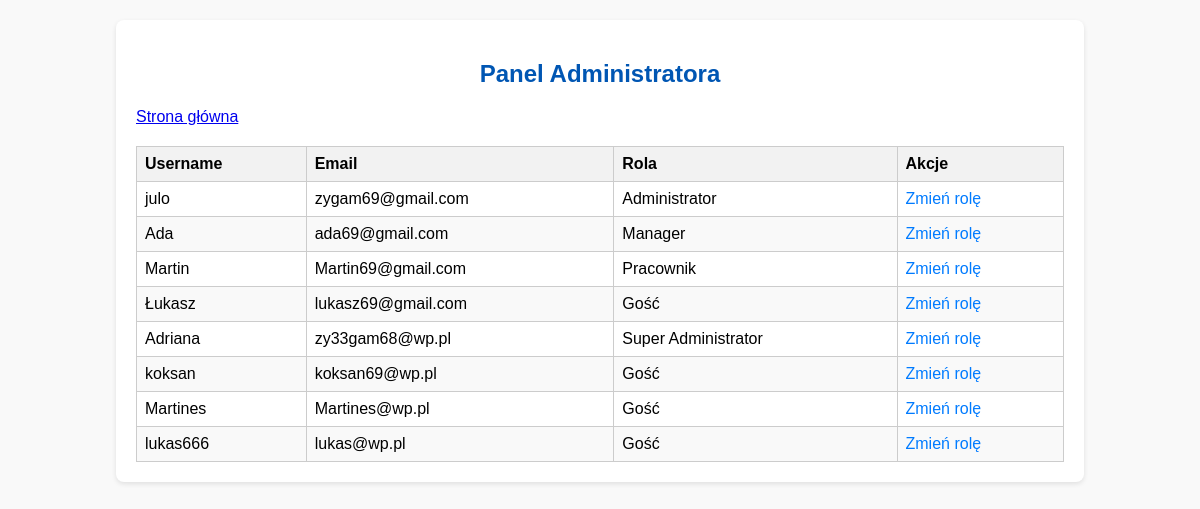
Page /admin_panel/ (signed in) on the committed database.
### base/models.py (models this page shows, shortened)
class Profile(models.Model):
    USER_ROLES = (
        ('superadmin', 'Super Administrator'),
        ('admin', 'Administrator'),
        ('manager', 'Manager'),
        ('employee', 'Pracownik'),
        ('guest', 'Gość'),
    )
    USER_DEPARTMENT = (
        ('HR', 'HR'),
        ('IT', 'IT'),
        ('SALES', 'SALES'),
        ('FINANCE', 'FINANCE'),
        ('LOGISTICS', 'LOGISTICS'),
    )
    username = models.CharField(max_length=100, unique=True)
    email = models.EmailField(max_length=100, unique=True)
    password = models.CharField(max_length=128)
    role = models.CharField(max_length=20, choices=USER_ROLES, default='guest')
    department = models.CharField(max_length=100, choices=USER_DEPARTMENT, default='HR')
    login_attempts = models.IntegerField(default=0)
    lockout_time = models.DateTimeField(null=True, blank=True)

### base/views.py (the view)
# urls.py: path('admin_panel/', views.admin_panel, name='admin_panel'),
def admin_panel(request):
    if not request.session.get('user_id'):
        return redirect('login')  # Przekierowuje do strony logowania, jeśli nie
    user = Profile.objects.get(id=request.session.get('user_id'))
    if user.role != 'superadmin':
        return redirect('home')  # Przekierowuje do strony głównej, jeśli nie
    users = Profile.objects.all()
    return render(request, 'base/admin_panel.html', {'users': users})

### base/templates/base/admin_panel.html (shortened to what this page needs)
{% load static %}
<!DOCTYPE html>
<html lang="en">
<head>
    <link rel="stylesheet" href="{% static 'css/adminpanel.css' %}">
</head>
<body>
    <div class="container">
        <h2>Panel Administratora</h2>
        <a href="{% url 'home' %}" class="home-button">Strona główna</a>
        <table class="admin-table">
            <thead>
                <tr>
                    <th>Username</th>
                    <th>Email</th>
                    <th>Rola</th>
                    <th>Akcje</th>
                </tr>
            </thead>
            <tbody>
                {% for user in users %}
                <tr>
                    <td>{{ user.username }}</td>
                    <td>{{ user.email }}</td>
                    <td>{{ user.get_role_display }}</td>
                    <td>
                        <a href="{% url 'edit_user_role' user.id %}">Zmień rolę</a>
                    </td>
                </tr>
                {% endfor %}
            </tbody>
        </table>
    </div>
</body>
</html>

### base/static/css/adminpanel.css (style rules this page uses)
body { font-family: 'Arial', sans-serif; background-color: #f9f9f9; margin: 0; padding: 20px; }
.container { width: 80%; max-width: 960px; margin: 0 auto; background: white; padding: 20px; border-radius: 8px; box-shadow: 0 2px 5px rgba(0,0,0,0.1); }
h2 { text-align: center; color: #0056b3; }
.admin-table { width: 100%; border-collapse: collapse; margin-top: 20px; }
.admin-table th, .admin-table td { border: 1px solid #ccc; padding: 8px; text-align: left; }
.admin-table th { background-color: #f2f2f2; }
.admin-table tr:nth-child(even) { background-color: #f9f9f9; }
.admin-table a { color: #007bff; text-decoration: none; }

### rows in the picture
Profile: username "julo", email "zygam69@gmail.com", role "Administrator"
Profile: username "Ada", email "ada69@gmail.com", role "Manager"
Profile: username "Martin", email "Martin69@gmail.com", role "Pracownik"
Profile: username "Łukasz", email "lukasz69@gmail.com", role "Gość"
Profile: username "Adriana", email "zy33gam68@wp.pl", role "Super Administrator"
Profile: username "koksan", email "koksan69@wp.pl", role "Gość"
Profile: username "Martines", email "Martines@wp.pl", role "Gość"
Profile: username "lukas666", email "lukas@wp.pl", role "Gość"
